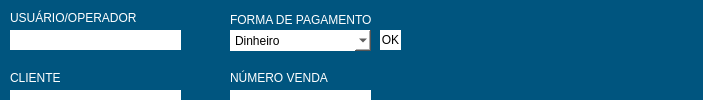
                  <widget class="QGroupBox" name="groupBox">
                   <property name="minimumSize">
                    <size>
                     <width>500</width>
                     <height>0</height>
                    </size>
                   </property>
                   <property name="maximumSize">
                    <size>
                     <width>16777215</width>
                     <height>150</height>
                    </size>
                   </property>
                   <property name="styleSheet">
                    <string notr="true">background-color: rgb(0, 85, 127);
border:none;
color: rgb(255, 255, 255);</string>
                   </property>
                   <property name="title">
                    <string>FILTROS</string>
                   </property>
                   <layout class="QHBoxLayout" name="horizontalLayout_9">
                    <property name="spacing">
                     <number>0</number>
                    </property>
                    <property name="leftMargin">
                     <number>0</number>
                    </property>
                    <property name="topMargin">
                     <number>0</number>
                    </property>
                    <property name="rightMargin">
                     <number>0</number>
                    </property>
                    <property name="bottomMargin">
                     <number>0</number>
                    </property>
                    <item>
                     <widget class="QFrame" name="frame_65">
                      <property name="minimumSize">
                       <size>
                        <width>700</width>
                        <height>0</height>
                       </size>
                      </property>
                      <property name="styleSheet">
                       <string notr="true"/>
                      </property>
                      <property name="frameShape">
                       <enum>QFrame::WinPanel</enum>
                      </property>
                      <property name="frameShadow">
                       <enum>QFrame::Raised</enum>
                      </property>
                      <widget class="QLabel" name="Lb_FiltroData_4">
                       <property name="geometry">
                        <rect>
                         <x>230</x>
                         <y>70</y>
                         <width>141</width>
                         <height>16</height>
                        </rect>
                       </property>
                       <property name="styleSheet">
                        <string notr="true">color: rgb(255, 255, 255);</string>
                       </property>
                       <property name="text">
                        <string>NÚMERO VENDA</string>
                       </property>
                      </widget>
                      <widget class="QLineEdit" name="Tx_Venda_relatorio">
                       <property name="geometry">
                        <rect>
                         <x>230</x>
                         <y>90</y>
                         <width>141</width>
                         <height>20</height>
                        </rect>
                       </property>
                       <property name="styleSheet">
                        <string notr="true">background-color: rgb(255, 255, 255);
color: rgb(0, 0, 0);</string>
                       </property>
                      </widget>
                      <widget class="QPushButton" name="Bt_Ft_Pagamento">
                       <property name="geometry">
                        <rect>
                         <x>380</x>
                         <y>30</y>
                         <width>21</width>
                         <height>20</height>
                        </rect>
                       </property>
                       <property name="styleSheet">
                        <string notr="true">background-color: rgb(255, 255, 255);
border-radius:50px;
color: rgb(0, 0, 0);</string>
                       </property>
                       <property name="text">
                        <string>OK</string>
                       </property>
                      </widget>
                      <widget class="QLineEdit" name="Tx_Usuario_relatorio">
                       <property name="geometry">
                        <rect>
                         <x>10</x>
                         <y>30</y>
                         <width>171</width>
                         <height>20</height>
                        </rect>
                       </property>
                       <property name="styleSheet">
                        <string notr="true">background-color: rgb(255, 255, 255);
color: rgb(0, 0, 0);</string>
                       </property>
                      </widget>
                      <widget class="QLabel" name="Lb_FiltroData_3">
                       <property name="geometry">
                        <rect>
                         <x>10</x>
                         <y>10</y>
                         <width>141</width>
                         <height>16</height>
                        </rect>
                       </property>
                       <property name="styleSheet">
                        <string notr="true">color: rgb(255, 255, 255);</string>
                       </property>
                       <property name="text">
                        <string>USUÁRIO/OPERADOR</string>
                       </property>
                      </widget>
                      <widget class="QLabel" name="Lb_FiltroData_2">
                       <property name="geometry">
                        <rect>
                         <x>10</x>
                         <y>70</y>
                         <width>141</width>
                         <height>16</height>
                        </rect>
                       </property>
                       <property name="styleSheet">
                        <string notr="true">color: rgb(255, 255, 255);</string>
                       </property>
                       <property name="text">
                        <string>CLIENTE</string>
                       </property>
                      </widget>
                      <widget class="QLineEdit" name="Tx_cliente_relatorio">
                       <property name="geometry">
                        <rect>
                         <x>10</x>
                         <y>90</y>
                         <width>171</width>
                         <height>20</height>
                        </rect>
                       </property>
                       <property name="styleSheet">
                        <string notr="true">background-color: rgb(255, 255, 255);
color: rgb(0, 0, 0);</string>
                       </property>
                      </widget>
                      <widget class="QLabel" name="label_9">
                       <property name="geometry">
                        <rect>
                         <x>230</x>
                         <y>10</y>
                         <width>151</width>
                         <height>20</height>
                        </rect>
                       </property>
                       <property name="styleSheet">
                        <string notr="true">color: rgb(255, 255, 255);</string>
                       </property>
                       <property name="text">
                        <string>FORMA DE PAGAMENTO</string>
                       </property>
                      </widget>
                      <widget class="QComboBox" name="Tx_FiltroStatus">
                       <property name="geometry">
                        <rect>
                         <x>230</x>
                         <y>30</y>
                         <width>141</width>
                         <height>21</height>
                        </rect>
                       </property>
                       <property name="styleSheet">
                        <string notr="true">background-color: rgb(255, 255, 255);
font: 75 8pt &quot;Trebuchet MS&quot;;
color: rgb(0, 0, 0);</string>
                       </property>
                       <item>
                        <property name="text">
                         <string>Dinheiro</string>
                        </property>
                       </item>
                       <item>
                        <property name="text">
                         <string>Cartão</string>
                        </property>
                       </item>
                       <item>
                        <property name="text">
                         <string>Pix</string>
                        </property>
                       </item>
                       <item>
                        <property name="text">
                         <string>Cheque</string>
                        </property>
                       </item>
                       <item>
                        <property name="text">
                         <string>Nota</string>
                        </property>
                       </item>
                      </widget>
                     </widget>
                    </item>
                    <item>
                     <widget class="QFrame" name="frame_30">
                      <property name="frameShape">
                       <enum>QFrame::StyledPanel</enum>
                      </property>
                      <property name="frameShadow">
                       <enum>QFrame::Raised</enum>
                      </property>
                      <widget class="QDateEdit" name="Tx_FiltroData_Inicio">
                       <property name="geometry">
                        <rect>
                         <x>0</x>
                         <y>20</y>
                         <width>141</width>
                         <height>22</height>
                        </rect>
                       </property>
                       <property name="toolTip">
                        <string>Selecione a data inicial da venda</string>
                       </property>
                       <property name="styleSheet">
                        <string notr="true">background-color: rgb(255, 255, 255);
color: rgb(0, 0, 0);
font: 75 8pt &quot;Trebuchet MS&quot;;</string>
                       </property>
                       <property name="calendarPopup">
                        <bool>true</bool>
                       </property>
                      </widget>
                      <widget class="QLabel" name="Lb_FiltroData_10">
                       <property name="geometry">
                        <rect>
                         <x>150</x>
                         <y>20</y>
                         <width>21</width>
                         <height>21</height>
                        </rect>
                       </property>
                       <property name="styleSheet">
                        <string notr="true">color: rgb(255, 255, 255);</string>
                       </property>
                       <property name="text">
                        <string>ATÉ</string>
                       </property>
                      </widget>
                      <widget class="QDateEdit" name="Tx_FiltroData_Final">
                       <property name="geometry">
                        <rect>
                         <x>180</x>
                         <y>20</y>
                         <width>141</width>
                         <height>22</height>
                        </rect>
                       </property>
                       <property name="toolTip">
                        <string>Selecione a data final da venda</string>
                       </property>
                       <property name="styleSheet">
                        <string notr="true">background-color: rgb(255, 255, 255);
color: rgb(0, 0, 0);
font: 75 8pt &quot;Trebuchet MS&quot;;</string>
                       </property>
                       <property name="calendarPopup">
                        <bool>true</bool>
                       </property>
                      </widget>
                      <widget class="QLabel" name="Lb_FiltroData_17">
                       <property name="geometry">
                        <rect>
                         <x>340</x>
                         <y>110</y>
                         <width>150</width>
                         <height>30</height>
                        </rect>
                       </property>
                       <property name="maximumSize">
                        <size>
                         <width>150</width>
                         <height>30</height>
                        </size>
                       </property>
                       <property name="styleSheet">
                        <string notr="true">color: rgb(255, 255, 255);
font: 75 14pt &quot;MS Shell Dlg 2&quot;;</string>
                       </property>
                       <property name="text">
                        <string>Imprimir Relatório</string>
                       </property>
                      </widget>
                      <widget class="QPushButton" name="Bt_Imprimir_Atendimento">
                       <property name="geometry">
                        <rect>
                         <x>520</x>
                         <y>110</y>
                         <width>30</width>
                         <height>33</height>
                        </rect>
                       </property>
                       <property name="sizePolicy">
                        <sizepolicy hsizetype="Preferred" vsizetype="Preferred">
                         <horstretch>0</horstretch>
                         <verstretch>0</verstretch>
                        </sizepolicy>
                       </property>
                       <property name="minimumSize">
                        <size>
                         <width>0</width>
                         <height>33</height>
                        </size>
                       </property>
                       <property name="maximumSize">
                        <size>
                         <width>30</width>
                         <height>30</height>
                        </size>
                       </property>
                       <property name="toolTip">
                        <string>Clique aqui para imprimir ou salvar o relatório</string>
                       </property>
                       <property name="styleSheet">
                        <string notr="true">QPushButton {
border:none;
 }
QPushButton:hover{
background-color: rgb(0, 120, 180);

}</string>
                       </property>
                       <property name="text">
                        <string/>
                       </property>
                       <property name="icon">
                        <iconset>
                         <normaloff>img/impressora.png</normaloff>img/impressora.png</iconset>
                       </property>
                       <property name="iconSize">
                        <size>
                         <width>30</width>
                         <height>30</height>
                        </size>
                       </property>
                      </widget>
                      <widget class="QLabel" name="Lb_FiltroData">
                       <property name="geometry">
                        <rect>
                         <x>10</x>
                         <y>90</y>
                         <width>141</width>
                         <height>16</height>
                        </rect>
                       </property>
                       <property name="styleSheet">
                        <string notr="true">color: rgb(255, 255, 255);</string>
                       </property>
                       <property name="text">
                        <string>DATA ÚNICA</string>
                       </property>
                      </widget>
                      <widget class="QDateEdit" name="Tx_FiltroData">
                       <property name="geometry">
                        <rect>
                         <x>10</x>
                         <y>110</y>
                         <width>141</width>
                         <height>22</height>
                        </rect>
                       </property>
                       <property name="toolTip">
                        <string>Selecione a data que foi feita a venda</string>
                       </property>
                       <property name="styleSheet">
                        <string notr="true">background-color: rgb(255, 255, 255);
color: rgb(0, 0, 0);
font: 75 8pt &quot;Trebuchet MS&quot;;</string>
                       </property>
                       <property name="calendarPopup">
                        <bool>true</bool>
                       </property>
                      </widget>
                      <widget class="QPushButton" name="Bt_FtData">
                       <property name="geometry">
                        <rect>
                         <x>160</x>
                         <y>110</y>
                         <width>21</width>
                         <height>20</height>
                        </rect>
                       </property>
                       <property name="styleSheet">
                        <string notr="true">background-color: rgb(255, 255, 255);
border-radius:50px;
color: rgb(0, 0, 0);</string>
                       </property>
                       <property name="text">
                        <string>OK</string>
                       </property>
                      </widget>
                      <widget class="QPushButton" name="Bt_Ft_data_final">
                       <property name="geometry">
                        <rect>
                         <x>330</x>
                         <y>20</y>
                         <width>21</width>
                         <height>20</height>
                        </rect>
                       </property>
                       <property name="styleSheet">
                        <string notr="true">background-color: rgb(255, 255, 255);
border-radius:50px;
color: rgb(0, 0, 0);</string>
                       </property>
                       <property name="text">
                        <string>OK</string>
                       </property>
                      </widget>
                     </widget>
                    </item>
                    <item>
                     <widget class="Line" name="line">
                      <property name="orientation">
                       <enum>Qt::Vertical</enum>
                      </property>
                     </widget>
                    </item>
                   </layout>
                  </widget>
